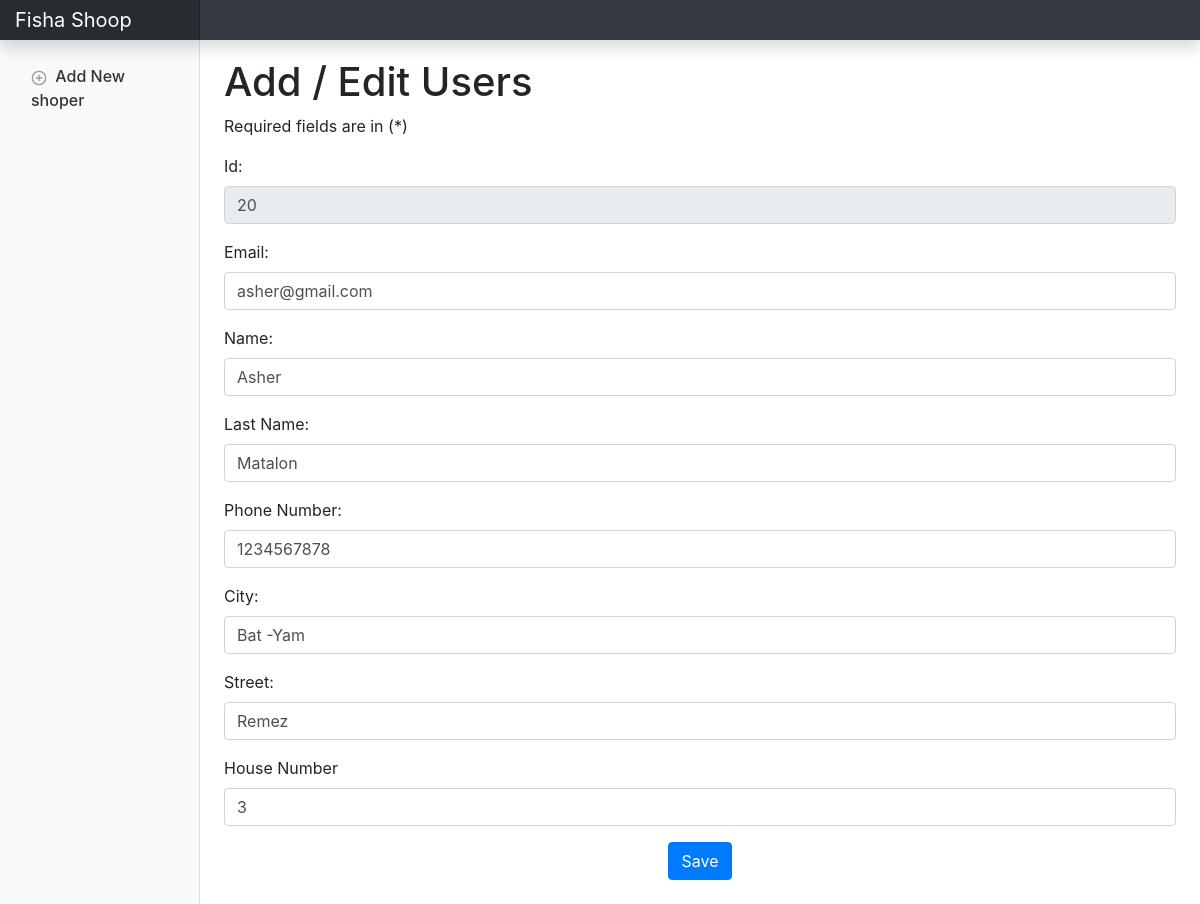
The page /form.php?edit_shopper=20 on the database its author committed.
### tables this page shows
CREATE TABLE `shoppers` (
  `id` int(11) NOT NULL,
  `email` char(50) NOT NULL,
  `name` char(50) NOT NULL,
  `last_name` char(50) NOT NULL,
  `phone` int(10) NOT NULL,
  `city` varchar(255) NOT NULL,
  `street` varchar(255) NOT NULL,
  `house_number` int(5) NOT NULL
);

### classes/User.php (called while the page is built, shortened)
<?php
class User {
    private $conn;
    public function __construct(){
      $database = new Database();
      $db = $database->dbConnection();
      $this->conn = $db;
    }
    public function runQuery($sql){
      $stmt = $this->conn->prepare($sql);
      return $stmt;
    }
}
?>

### form.php (the view, shortened to what this page needs)
<?php
require_once 'classes/user.php';
$objUser = new User();
if(isset($_GET['edit_shopper'])){
    $id = $_GET['edit_shopper'];
    $stmt = $objUser->runQuery("SELECT * FROM shoppers WHERE id=:id");
    $stmt->execute(array(":id" => $id));
    $rowUser = $stmt->fetch(PDO::FETCH_ASSOC);
}else{
  $id = null;
  $rowUser = null;
}
?>
<!doctype html>
<html lang="en">
  <head>
    <?php require_once 'includes/head.php'; ?>
  </head>
    <body>
      <?php require_once 'includes/header.php'; ?>
        <div class="container-fluid">
          <div class="row">
            <?php require_once 'includes/sidebar.php'; ?>
            <main role="main" class="col-md-9 ml-sm-auto col-lg-10 px-4">
              <h1 style="margin-top: 10px">Add / Edit Users</h1>
              <p>Required fields are in (*)</p>
              <form  method="post">
                <div class="form-group">
                  <label for="id">Id:</label>
                  <input class="form-control" type="text" name="id" id="id" value="<?php print($rowUser['id']); ?>" readonly>
                </div>
              <div class="form-group">
                <label for="email">Email:</label>
                <input type="email" class="form-control" id="email" placeholder="Enter Shopper's email" name="email" value="<?php print($rowUser['email']); ?>">
              </div>
              <div class="form-group">
                <label for="name">Name:</label>
                <input type="text" class="form-control" id="name" placeholder="Enter Shopper's name" name="name" value="<?php print($rowUser['name']); ?>">
              </div>
              <div class="form-group">
                <label for="lastName">Last Name:</label>
                <input type="text" class="form-control" id="lastname" placeholder="Enter Shopper's last name" name="last_name" value="<?php print($rowUser['last_name']); ?>">
              </div>
              <div class="form-group">
                <label for="phoneNumber">Phone Number:</label>
                <input type="text" class="form-control" id="phone" placeholder="Enter Shopper's phone number" name="phone" value="<?php print($rowUser['phone']); ?>">
              </div>
              <div class="form-group">
                <label for="city">City:</label>
                <input type="text" class="form-control" id="city" placeholder="Enter Shopper's city" name="city" value="<?php print($rowUser['city']); ?>">
              </div>
              <div class="form-group">
                <label for="street">Street:</label>
                <input type="text" class="form-control" id="street" placeholder="Enter Shopper's street" name="street" value="<?php print($rowUser['street']); ?>">
              </div>
              <div class="form-group">
                <label for="houserNunber">House Number</label>
                <input type="text" class="form-control" id="house_number" placeholder="Enter Shopper's house number" name="house_number" value="<?php print($rowUser['house_number']); ?>">
              </div>
              <div class="form-group col-md-12 text-center">
                <input class="btn btn-primary mb-2" type="submit" name="btn_save" value="Save">
              </form>
            </main>
          </div>
        </div>
        <?php require_once 'includes/footer.php'; ?>
    </body>
</html>

### css/dashboard.css (style rules this page uses)
body { font-size: .875rem; }
[role="main"] { padding-top: 48px; }

### rows shown on the page
shoppers: id "20", email "asher@gmail.com", name "Asher", last_name "Matalon", phone "1234567878", city "Bat -Yam", street "Remez", house_number "3"
